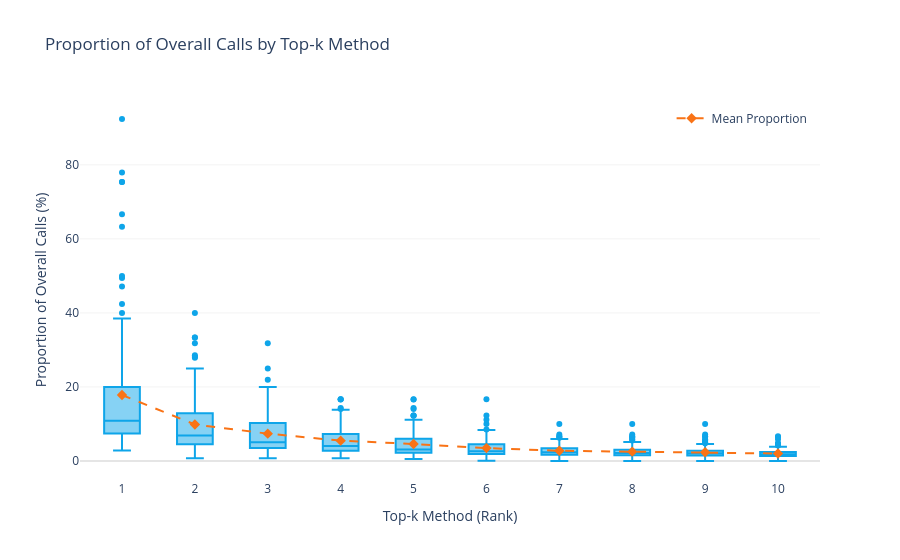

Write notebook code for a chart like this one.
### Code cell
import pandas as pd
import plotly.express as px
import plotly.graph_objects as go

# Daten laden
url = "https://docs.google.com/spreadsheets/d/1WYs9NuY2V4mdaYyD1a7c9ffCQEq67qFwK_9aUvGfUnk/export?format=csv"
df_topk = pd.read_csv(url, skiprows=1)

# Relevante Spalten '1' bis '10' extrahieren
k_cols = [str(i) for i in range(1, 11)]
df_k = df_topk[k_cols].copy().dropna(how='all')

# Prozentzeichen entfernen und in numerische Werte umwandeln
for col in k_cols:
    df_k[col] = df_k[col].astype(str).str.replace("%", "", regex=False).str.strip()
    df_k[col] = pd.to_numeric(df_k[col], errors='coerce')

# Für Plotly "melten" (ins lange Format konvertieren)
df_melted = df_k.melt(var_name='Rank (k)', value_name='Proportion (%)')
df_melted = df_melted.dropna()

# Boxplot erstellen
fig = px.box(
    df_melted, 
    x='Rank (k)', 
    y='Proportion (%)', 
    title="Proportion of Overall Calls by Top-k Method",
    points="outliers", # Nur Ausreißer anzeigen, sonst wird es zu unübersichtlich
    color_discrete_sequence=['#0ea5e9']
)

# Durchschnitt als zusätzliche Linie hinzufügen, um den Trend besser zu sehen
mean_values = df_k.mean()
fig.add_trace(go.Scatter(
    x=k_cols, 
    y=mean_values.values, 
    mode='lines+markers', 
    name='Mean Proportion',
    line=dict(color='#f97316', width=2, dash='dash'),
    marker=dict(symbol='diamond', size=8)
))

fig.update_layout(
    xaxis_title="Top-k Method (Rank)",
    yaxis_title="Proportion of Overall Calls (%)",
    plot_bgcolor="#FFFFFF",
    hovermode='x unified',
    legend=dict(yanchor="top", y=0.99, xanchor="right", x=0.99)
)

fig.update_yaxes(gridcolor='rgba(0,0,0,0.05)', zerolinecolor='rgba(0,0,0,0.1)')

fig.show()

### Figure 1 — Plotly figure (JSON) as saved in the notebook; plotly's stock layout.template omitted (floating-point values rounded to 4 significant figures; data arrays with more than 128 entries replaced by an {"elided": "..."} marker saying what was removed)
{"data": [{"alignmentgroup": "True", "boxpoints": "outliers", "hovertemplate": "Rank (k)=%{x}<br>Proportion (%)=%{y}<extra></extra>", "legendgroup": "", "marker": {"color": "#0ea5e9"}, "name": "", "notched": false, "offsetgroup": "", "orientation": "v", "showlegend": false, "type": "box", "x": {"elided": "1104 str values"}, "x0": " ", "xaxis": "x", "y": {"elided": "1104 float values"}, "y0": " ", "yaxis": "y"}, {"line": {"color": "#f97316", "dash": "dash", "width": 2}, "marker": {"size": 8, "symbol": "diamond"}, "mode": "lines+markers", "name": "Mean Proportion", "type": "scatter", "x": ["1", "2", "3", "4", "5", "6", "7", "8", "9", "10"], "y": [17.84, 9.868, 7.39, 5.503, 4.589, 3.482, 2.765, 2.526, 2.369, 2.012]}], "layout": {"boxmode": "group", "hovermode": "x unified", "legend": {"tracegroupgap": 0, "x": 0.99, "xanchor": "right", "y": 0.99, "yanchor": "top"}, "plot_bgcolor": "#FFFFFF", "title": {"text": "Proportion of Overall Calls by Top-k Method"}, "xaxis": {"anchor": "y", "domain": [0, 1], "title": {"text": "Top-k Method (Rank)"}}, "yaxis": {"anchor": "x", "domain": [0, 1], "gridcolor": "rgba(0,0,0,0.05)", "title": {"text": "Proportion of Overall Calls (%)"}, "zerolinecolor": "rgba(0,0,0,0.1)"}}}
